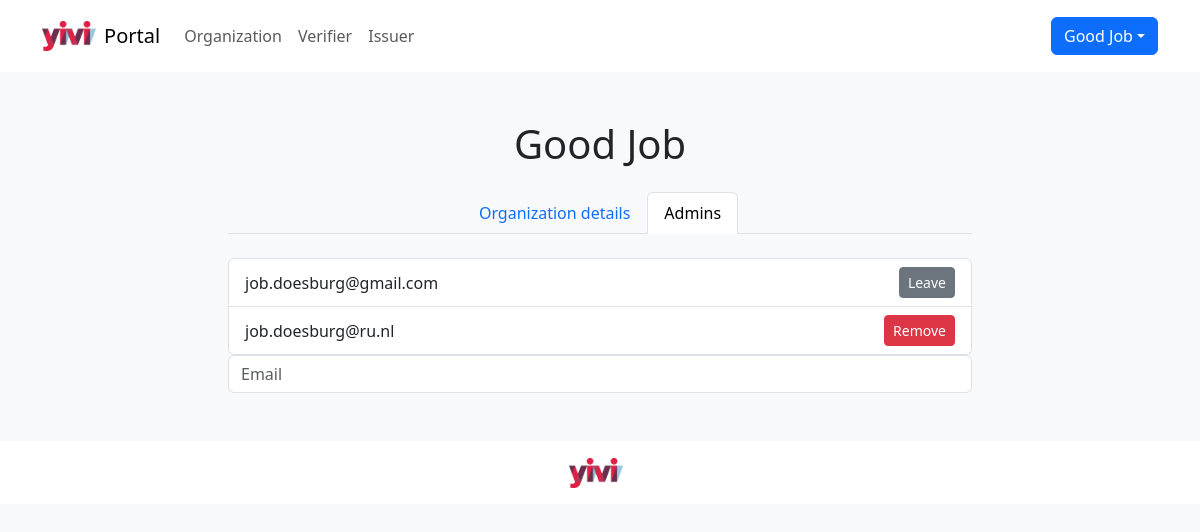
Screenshot of /portal/good-job/admins/ (signed in) with the database file from the repository.
### schememanager/models.py (models this page shows, shortened)
class Organization(models.Model):
    id = models.UUIDField(primary_key=True, default=uuid.uuid4, editable=False)
    name = models.CharField(max_length=100)
    slug = models.SlugField(max_length=100, unique=True)
    kvk_number = models.CharField(max_length=100, null=True, blank=True, unique=True)
    kvk_registration_start = models.DateField(null=True, blank=True)
    kvk_registration_end = models.DateField(null=True, blank=True)
    kvk_email = models.EmailField(null=True, blank=True)
    billing_email = models.EmailField(null=True, blank=True)
    billing_address = models.TextField(null=True, blank=True)
    billing_postal_code = models.CharField(max_length=100, null=True, blank=True)
    billing_city = models.CharField(max_length=100, null=True, blank=True)
    billing_country = models.CharField(max_length=100, null=True, blank=True)
    created_at = models.DateTimeField(auto_now_add=True)
    last_updated_at = models.DateTimeField(auto_now=True)

class OrganizationAdmin(models.Model):
    id = models.UUIDField(primary_key=True, default=uuid.uuid4, editable=False)
    organization = models.ForeignKey(
        Organization, on_delete=models.CASCADE, related_name="admins"
    )
    email = models.EmailField()
    class Meta:
        unique_together = (("organization", "email"),)

### schememanager/views.py (the view, shortened to what this page needs)
class OrganizationAdminsView(DetailView, SingleOrganizationPortalView):
    template_name = "portal/organization_admins.html"
    def get_context_data(self, **kwargs):
        context = super().get_context_data(**kwargs)
        context["admins"] = self.get_object().admins.all()
        context["add_admin_form"] = forms.OrganizationAdminForm()
        return context

### schememanager/forms.py
class OrganizationAdminForm(ModelForm):
    class Meta:
        model = OrganizationAdmin
        fields = [
            "email",
        ]

### schememanager/views.py (called while the page is built)
def get_accessible_organizations(request) -> QuerySet[Organization]:
    user_email = request.session.get("yivi_email", None)
    return Organization.objects.filter(admins__email=user_email)

    def get_context_data(self, **kwargs):
        context = super().get_context_data(**kwargs)
        context["accessible_organizations"] = get_accessible_organizations(self.request)
        return context

    def dispatch(self, request, *args, **kwargs):
        if "yivi_email" not in request.session:
            return redirect("schememanager:login")  # TODO add next-url
        return super().dispatch(request, *args, **kwargs)

    def get_object(self, queryset=None):
        obj = super().get_object(queryset=queryset)
        if obj not in get_accessible_organizations(self.request):
            raise PermissionDenied()
        return obj

### schememanager/templates/portal/organization_admins.html (shortened to what this page needs)
{% extends "portal/portal.html" %}
{% load django_bootstrap5 %}
{% block content %}
    <div class="container mt-5">
        <h1 class="text-center mb-4">{{ organization.name }}</h1>
        <div class="col-12 col-lg-8 mx-auto">
            <ul class="nav nav-tabs justify-content-center">
                <li class="nav-item">
                    {% url 'schememanager:organization-portal' organization.slug as url %}
                    <a class="nav-link{% if request.path == url %} active{% endif %}" href="{{ url }}">Organization details</a>
                </li>
                <li class="nav-item">
                    {% url 'schememanager:organization-admins' organization.slug as url %}
                    <a class="nav-link{% if request.path == url %} active{% endif %}" href="{{ url }}">Admins</a>
                </li>
            </ul>
            <div class="mt-4">
                <ul class="list-group">
                    {% for admin in admins %}
                        <li class="list-group-item d-flex justify-content-between align-items-center">
                            {{ admin.email }}
                            <form method="post">
                                {% if admin.email == request.session.yivi_email %}
                                    <button type="submit" class="btn btn-sm btn-secondary" {% if admins.count == 1 %}disabled{% endif %}>Leave</button>
                                {% else %}
                                    <button type="submit" class="btn btn-sm btn-danger" {% if admins.count == 1 %}disabled{% endif %}>Remove</button>
                                {% endif %}
                            </form>
                        </li>
                    {% endfor %}
                </ul>
                <form method="post" class="form">
                    {% bootstrap_button button_type="submit" content="Add" as button %}
                    {% bootstrap_field add_admin_form.email show_label=False addon_after=button addon_after_class=None wrapper_class='input-group my-3'%}
                </form>
            </div>
        </div>
    </div>
{% endblock %}

### schememanager/templates/portal/portal.html (shortened to what this page needs)
{% extends "base.html" %}
{% load i18n django_bootstrap5 static %}
{% block header %}
<nav class="navbar navbar-expand-md bg-body py-3">
    <div class="container">
        <a class="navbar-brand d-flex align-items-center" href="{% url 'schememanager:organization-list' %}">
            <img src="{% static 'img/yivi-logo.webp' %}" alt="Yivi Portal" height="30" class="d-inline-block align-text-top me-2">
            <span>Portal</span>
        </a>
        <div id="main-nav" class="collapse navbar-collapse">
            <ul class="navbar-nav me-auto">
                <li class="nav-item">
                    {% url 'schememanager:organization-portal' organization.slug as url %}
                    <a class="nav-link{% if request.path == url %} active{% endif %}" href="{{ url }}">Organization</a>
                </li>
                <li class="nav-item">
                    {% url 'schememanager:verifier-portal' organization.slug as url %}
                    <a class="nav-link{% if request.path == url %} active{% endif %}" href="{{ url }}">Verifier</a></li>
                <li class="nav-item">
                    {% url 'schememanager:issuer-portal' organization.slug as url %}
                    <a class="nav-link{% if request.path == url %} active{% endif %}" href="{{ url }}">Issuer</a>
                </li>
            </ul>
            {% if request.session.yivi_email %}
            <div class="dropdown">
                {% if organization %}
                    <a class="btn btn-primary dropdown-toggle" aria-expanded="false" data-bs-toggle="dropdown">{{ organization.name }}</a>
                {% else %}
                    <a class="btn btn-primary dropdown-toggle" aria-expanded="false" data-bs-toggle="dropdown">Select organization</a>
                {% endif %}
            </div>
            {% else %}
                <a class="btn btn-primary" href="{% url 'schememanager:login' %}">Log in</a>
            {% endif %}
        </div>
    </div>
</nav>
{% endblock %}
{% block main %}
    {% block content %}{% endblock %}
{% endblock %}
{% block footer %}
    <div class="bg-body py-3 mt-5">
        <div class="container text-muted text-center">
            <p class="mb-0">
                <img src="{% static 'img/yivi-logo.webp' %}" alt="Yivi Portal" height="30" class="d-inline-block align-text-top me-2">
            </p>
        </div>
    </div>
{% endblock %}

### rows the page displays
Organization: name "Good Job"
OrganizationAdmin: email "job.doesburg@gmail.com", shows "Leave"
OrganizationAdmin: email "job.doesburg@ru.nl", shows "Remove"
